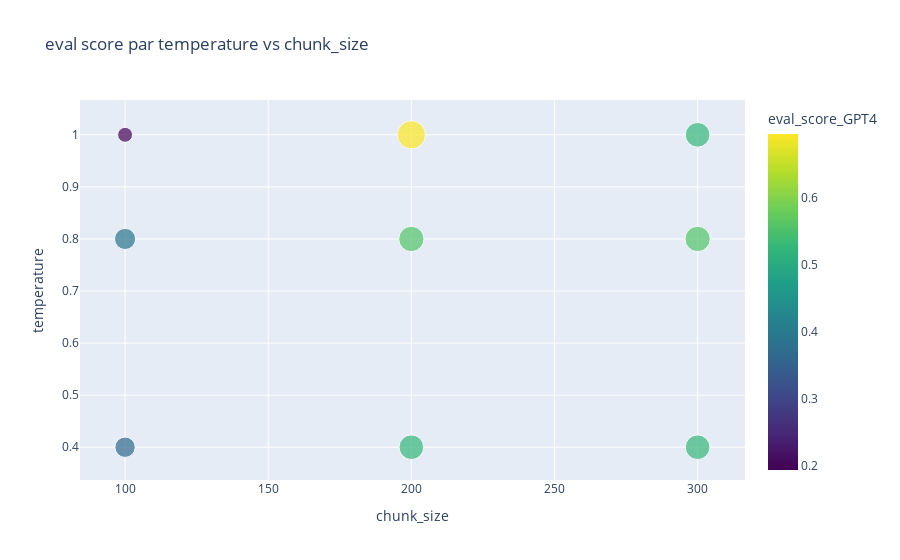

Notebook code for this chart:
### Code cell
import plotly.express as px

fig = px.scatter(formated_results, x='chunk_size', y='temperature', 
                 color='eval_score_GPT4', size='eval_score_GPT4', 
                 color_continuous_scale='Viridis', 
                 title='eval score par temperature vs chunk_size')

fig.show()

### Figure 1 — Plotly figure (JSON) as saved in the notebook; plotly's stock layout.template omitted (floating-point values rounded to 4 significant figures)
{"data": [{"hovertemplate": "chunk_size=%{x}<br>temperature=%{y}<br>eval_score_GPT4=%{marker.color}<extra></extra>", "legendgroup": "", "marker": {"color": [0.3611, 0.3889, 0.1944, 0.5278, 0.5556, 0.6944, 0.5278, 0.5556, 0.5278], "coloraxis": "coloraxis", "size": [0.3611, 0.3889, 0.1944, 0.5278, 0.5556, 0.6944, 0.5278, 0.5556, 0.5278], "sizemode": "area", "sizeref": 0.001736, "symbol": "circle"}, "mode": "markers", "name": "", "orientation": "v", "showlegend": false, "type": "scatter", "x": [100, 100, 100, 200, 200, 200, 300, 300, 300], "xaxis": "x", "y": [0.4, 0.8, 1, 0.4, 0.8, 1, 0.4, 0.8, 1], "yaxis": "y"}], "layout": {"coloraxis": {"colorbar": {"title": {"text": "eval_score_GPT4"}}, "colorscale": [[0, "#440154"], [0.1111, "#482878"], [0.2222, "#3e4989"], [0.3333, "#31688e"], [0.4444, "#26828e"], [0.5556, "#1f9e89"], [0.6667, "#35b779"], [0.7778, "#6ece58"], [0.8889, "#b5de2b"], [1, "#fde725"]]}, "legend": {"itemsizing": "constant", "tracegroupgap": 0}, "title": {"text": "eval score par temperature vs chunk_size"}, "xaxis": {"anchor": "y", "domain": [0, 1], "title": {"text": "chunk_size"}}, "yaxis": {"anchor": "x", "domain": [0, 1], "title": {"text": "temperature"}}}}
